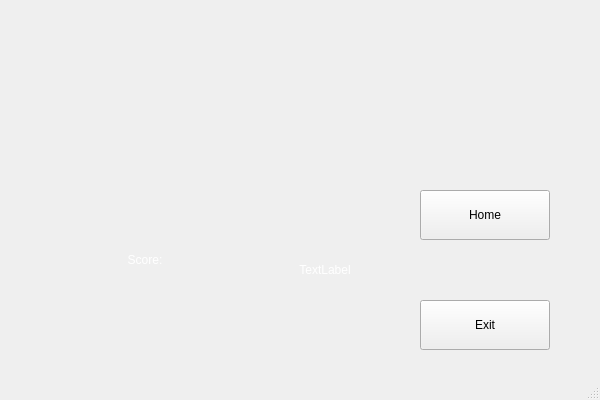
<?xml version="1.0" encoding="UTF-8"?>
<ui version="4.0">
 <class>grade</class>
 <widget class="QMainWindow" name="grade">
  <property name="geometry">
   <rect>
    <x>0</x>
    <y>0</y>
    <width>600</width>
    <height>400</height>
   </rect>
  </property>
  <property name="minimumSize">
   <size>
    <width>600</width>
    <height>400</height>
   </size>
  </property>
  <property name="maximumSize">
   <size>
    <width>600</width>
    <height>400</height>
   </size>
  </property>
  <property name="windowTitle">
   <string>MainWindow</string>
  </property>
  <widget class="QWidget" name="centralwidget">
   <property name="minimumSize">
    <size>
     <width>600</width>
     <height>400</height>
    </size>
   </property>
   <property name="maximumSize">
    <size>
     <width>600</width>
     <height>400</height>
    </size>
   </property>
   <widget class="QLabel" name="label">
    <property name="geometry">
     <rect>
      <x>20</x>
      <y>210</y>
      <width>250</width>
      <height>100</height>
     </rect>
    </property>
    <property name="minimumSize">
     <size>
      <width>250</width>
      <height>100</height>
     </size>
    </property>
    <property name="maximumSize">
     <size>
      <width>250</width>
      <height>100</height>
     </size>
    </property>
    <property name="styleSheet">
     <string notr="true">font: 44pt &quot;AR DARLING&quot;;
color: rgb(255, 255, 255);</string>
    </property>
    <property name="text">
     <string>Score:</string>
    </property>
    <property name="alignment">
     <set>Qt::AlignCenter</set>
    </property>
   </widget>
   <widget class="QLabel" name="score">
    <property name="geometry">
     <rect>
      <x>250</x>
      <y>230</y>
      <width>150</width>
      <height>80</height>
     </rect>
    </property>
    <property name="minimumSize">
     <size>
      <width>150</width>
      <height>80</height>
     </size>
    </property>
    <property name="maximumSize">
     <size>
      <width>150</width>
      <height>80</height>
     </size>
    </property>
    <property name="styleSheet">
     <string notr="true">font: 32pt &quot;AR DARLING&quot;;
color: rgb(255, 255, 255);</string>
    </property>
    <property name="text">
     <string>TextLabel</string>
    </property>
    <property name="alignment">
     <set>Qt::AlignCenter</set>
    </property>
   </widget>
   <widget class="QPushButton" name="home">
    <property name="geometry">
     <rect>
      <x>420</x>
      <y>190</y>
      <width>130</width>
      <height>50</height>
     </rect>
    </property>
    <property name="minimumSize">
     <size>
      <width>130</width>
      <height>50</height>
     </size>
    </property>
    <property name="maximumSize">
     <size>
      <width>130</width>
      <height>50</height>
     </size>
    </property>
    <property name="styleSheet">
     <string notr="true">font: 18pt &quot;AR CHRISTY&quot;;</string>
    </property>
    <property name="text">
     <string>Home</string>
    </property>
   </widget>
   <widget class="QPushButton" name="exit">
    <property name="geometry">
     <rect>
      <x>420</x>
      <y>300</y>
      <width>130</width>
      <height>50</height>
     </rect>
    </property>
    <property name="minimumSize">
     <size>
      <width>130</width>
      <height>50</height>
     </size>
    </property>
    <property name="maximumSize">
     <size>
      <width>130</width>
      <height>50</height>
     </size>
    </property>
    <property name="styleSheet">
     <string notr="true">font: 20pt &quot;AR CHRISTY&quot;;</string>
    </property>
    <property name="text">
     <string>Exit</string>
    </property>
   </widget>
   <widget class="QLabel" name="label_2">
    <property name="geometry">
     <rect>
      <x>0</x>
      <y>0</y>
      <width>600</width>
      <height>400</height>
     </rect>
    </property>
    <property name="minimumSize">
     <size>
      <width>600</width>
      <height>400</height>
     </size>
    </property>
    <property name="maximumSize">
     <size>
      <width>600</width>
      <height>400</height>
     </size>
    </property>
    <property name="text">
     <string/>
    </property>
    <property name="pixmap">
     <pixmap resource="img.qrc">:/img/score.jpe</pixmap>
    </property>
   </widget>
   <zorder>label_2</zorder>
   <zorder>label</zorder>
   <zorder>score</zorder>
   <zorder>home</zorder>
   <zorder>exit</zorder>
  </widget>
  <widget class="QMenuBar" name="menubar">
   <property name="geometry">
    <rect>
     <x>0</x>
     <y>0</y>
     <width>600</width>
     <height>17</height>
    </rect>
   </property>
  </widget>
  <widget class="QStatusBar" name="statusbar"/>
 </widget>
 <resources>
  <include location="img.qrc"/>
 </resources>
 <connections/>
</ui>
